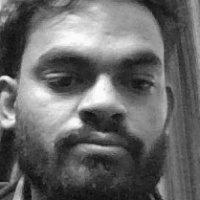
#> input picture dataset/12209647/12209647_1.jpg, 200 x 200 px, given in place of the camera
$ python register_face.py dataset/12209647
#> lines starting #> are read from the running program, lines starting #| are printed output that depends on the picture; after the words box and inside, x2 and y2 are one past the last pixel; in counts of white or black regions, pixels touching at a corner belong together
### camera_utils.py
import os
import sys
import cv2


def open_camera(camera_index: int = 0) -> cv2.VideoCapture:
    """
    Open a webcam in a cross-platform way.

    - On Windows, prefer DirectShow.
    - On macOS, try AVFoundation first then fall back.
    - On other OSes, use the default backend.

    Returns an opened `cv2.VideoCapture` (may still be closed; caller must check `isOpened()`).
    """
    # Windows: use DirectShow backend which is often more reliable
    if os.name == "nt":
        try:
            cap = cv2.VideoCapture(camera_index, cv2.CAP_DSHOW)
            return cap
        except Exception:
            pass

    # macOS: try AVFoundation, then default
    if sys.platform == "darwin":
        # AVFoundation is the recommended macOS backend for many OpenCV builds
        try:
            cap = cv2.VideoCapture(camera_index, cv2.CAP_AVFOUNDATION)
            if cap and cap.isOpened():
                return cap
            # if not opened, release and continue
            try:
                cap.release()
            except Exception:
                pass
        except Exception:
            pass

    # Generic fallback: let OpenCV pick default backend
    try:
        cap = cv2.VideoCapture(camera_index)
        return cap
    except Exception:
        # As last resort, return a VideoCapture object (may be closed)
        return cv2.VideoCapture(camera_index)

### register_face.py
import os
import sys
import cv2
from pathlib import Path
from typing import Optional

from camera_utils import open_camera


DATASET_DIR = Path("dataset")
TARGET_SIZE = (200, 200)


def ensure_dataset_dir(name: str) -> Path:
    """Create (or reuse) a directory under `dataset/` for the given user name."""
    DATASET_DIR.mkdir(exist_ok=True)
    person_dir = DATASET_DIR / name
    person_dir.mkdir(exist_ok=True)
    return person_dir


def next_image_index(person_dir: Path) -> int:
    existing = [p for p in person_dir.iterdir() if p.suffix.lower() in (".jpg", ".jpeg", ".png")]
    if not existing:
        return 1
    nums = []
    for p in existing:
        try:
            nums.append(int(p.stem.split("_")[-1]))
        except Exception:
            continue
    return max(nums) + 1 if nums else 1


def capture_faces(name: str, samples: int = 20, camera_index: int = 0) -> None:
    """Open camera, detect faces and save `samples` face images for `name`."""
    person_dir = ensure_dataset_dir(name)
    start_idx = next_image_index(person_dir)

    cap = open_camera(camera_index)
    if not cap or not cap.isOpened():
        raise RuntimeError("Could not open the camera. Check your device and permissions.")

    cascade = cv2.CascadeClassifier(cv2.data.haarcascades + "haarcascade_frontalface_default.xml")
    if cascade.empty():
        cap.release()
        raise RuntimeError("Failed to load Haar cascade for face detection.")

    print(f"Capturing {samples} samples for '{name}'. Press 'q' to quit early.")
    count = 0
    idx = start_idx

    try:
        while count < samples:
            ret, frame = cap.read()
#> frame is the input picture: shape (200, 200, 3); min 10, max 253, mean 103.3
            if not ret:
                print("Failed to read frame from camera. Retrying...")
                continue

            gray = cv2.cvtColor(frame, cv2.COLOR_BGR2GRAY)
            faces = cascade.detectMultiScale(gray, scaleFactor=1.1, minNeighbors=5, minSize=(60, 60))
#> faces = [[14, 10, 173, 173]]

            # Draw rectangles for user feedback and save the largest face found
            if len(faces) > 0:
                # choose largest face by area
                x, y, w, h = max(faces, key=lambda r: r[2] * r[3])
#> x = 14; y = 10; w = 173; h = 173
                cv2.rectangle(frame, (x, y), (x + w, y + h), (0, 255, 0), 2)
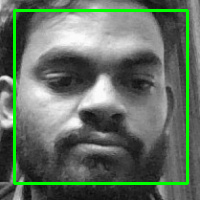
#> frame: shape (200, 200, 3); 5.18% of pixels changed, all inside (x1, y1, x2, y2) = (13, 9, 189, 185)

                face_img = gray[y : y + h, x : x + w]
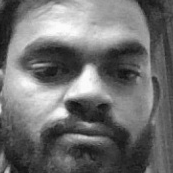
#> face_img: shape (173, 173); min 12, max 253, mean 111.3
                face_resized = cv2.resize(face_img, TARGET_SIZE)

                img_path = person_dir / f"{name}_{idx:03d}.jpg"
                cv2.imwrite(str(img_path), face_resized)
                count += 1
                idx += 1
                print(f"Saved {count}/{samples}: {img_path}")

            cv2.putText(frame, f"Saved: {count}/{samples}", (10, 30), cv2.FONT_HERSHEY_SIMPLEX, 0.8, (0, 255, 0), 2)
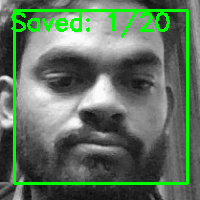
#> frame: shape (200, 200, 3); 2.46% of pixels changed, all inside (x1, y1, x2, y2) = (11, 12, 170, 38)
            cv2.imshow("Register Face - Press q to quit", frame)

            key = cv2.waitKey(1) & 0xFF
#> (key q is pressed here)
            if key == ord("q"):
                print("Interrupted by user.")
                break

    except KeyboardInterrupt:
        print("Interrupted by user (KeyboardInterrupt).")
    finally:
        cap.release()
        cv2.destroyAllWindows()

    print(f"Finished. Collected {count} images for '{name}' in: {person_dir}")


def main(argv: Optional[list] = None) -> int:
    argv = argv or sys.argv[1:]

    import argparse

    parser = argparse.ArgumentParser(description="Register a person's face samples into dataset/")
    parser.add_argument("name", help="Person name (will be used as folder name under dataset/)")
    parser.add_argument("--samples", type=int, default=20, help="Number of face samples to capture (default: 20)")
    parser.add_argument("--camera", type=int, default=0, help="Camera index (default: 0)")

    args = parser.parse_args(argv)

    try:
        capture_faces(args.name, samples=args.samples, camera_index=args.camera)
        return 0
    except Exception as e:
        print(f"Error: {e}")
        return 1


if __name__ == "__main__":
    raise SystemExit(main())
#> (the program exits here)

$ run again, on dataset/12209647/12209647_10.jpg
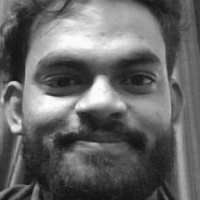
#> input picture dataset/12209647/12209647_10.jpg, 200 x 200 px, given in place of the camera
#> in capture_faces, frame is the input picture: shape (200, 200, 3); min 16, max 254, mean 102.4
#> faces = [[14, 11, 171, 171]]
#> x = 14; y = 11; w = 171
#> in capture_faces, `face_img = gray[y : y + h, x : x + w]`:
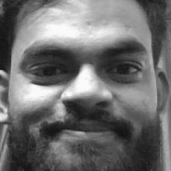
#> face_img: shape (171, 171); min 18, max 254, mean 109.3
#> in capture_faces, `cv2.putText(frame, f"Saved: {count}/{samples}", (10, 30), cv2.FONT_HER..`:
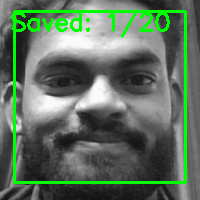
#> frame: shape (200, 200, 3); mean B, G, R 94.4, 113.6, 94.4
